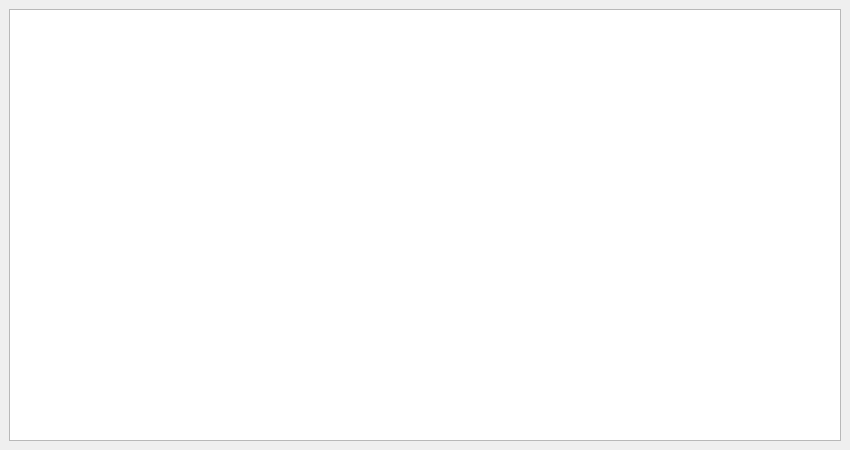
<?xml version="1.0" encoding="UTF-8"?>
<ui version="4.0">
 <class>MainWindow</class>
 <widget class="QMainWindow" name="MainWindow">
  <property name="geometry">
   <rect>
    <x>0</x>
    <y>0</y>
    <width>850</width>
    <height>450</height>
   </rect>
  </property>
  <property name="windowTitle">
   <string>Информация о кофе</string>
  </property>
  <widget class="QWidget" name="centralwidget">
   <layout class="QVBoxLayout" name="verticalLayout">
    <item>
     <widget class="QTableWidget" name="tableWidget"/>
    </item>
   </layout>
  </widget>
 </widget>
 <resources/>
 <connections/>
</ui>
